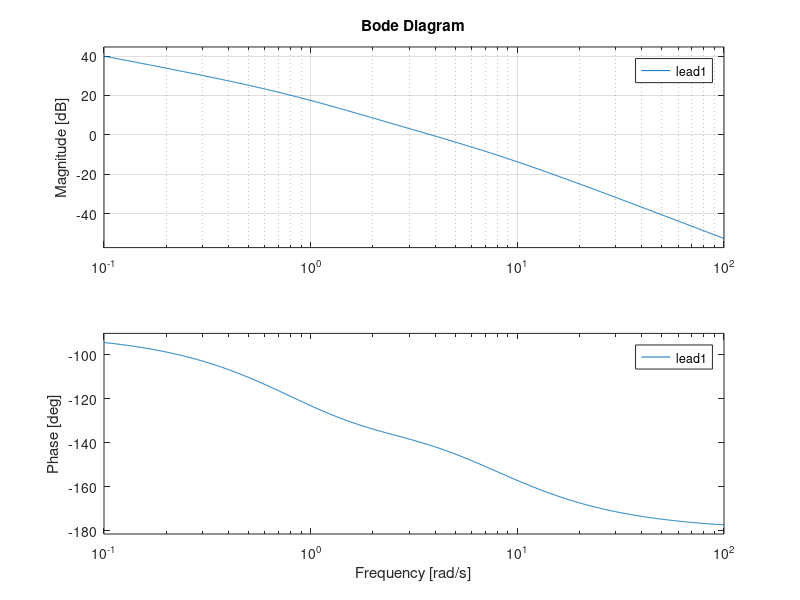
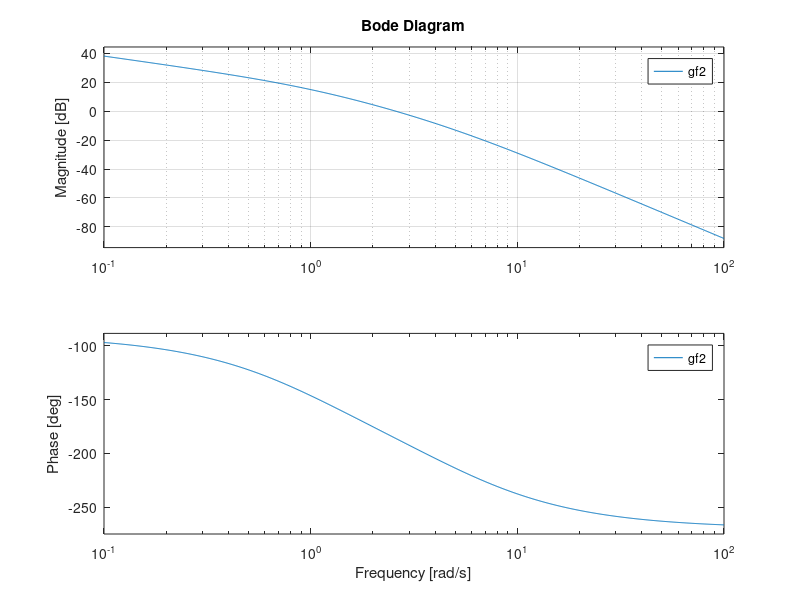
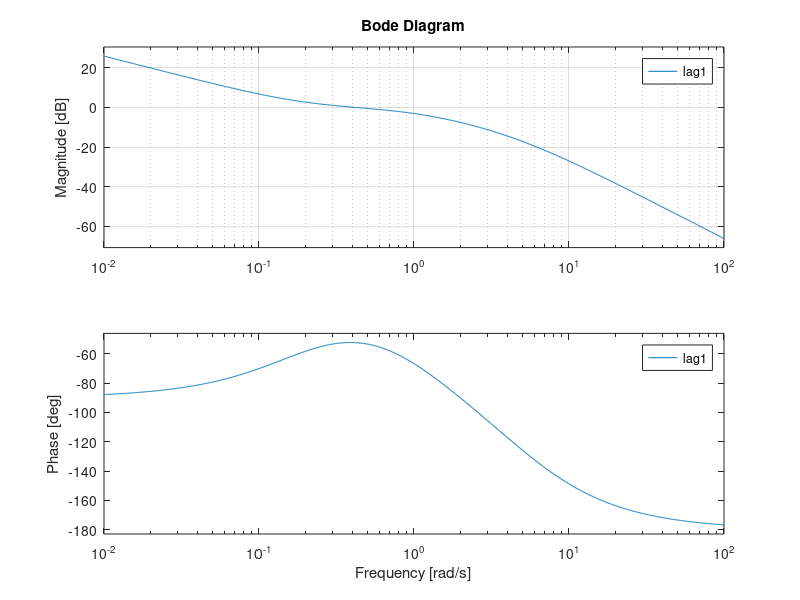
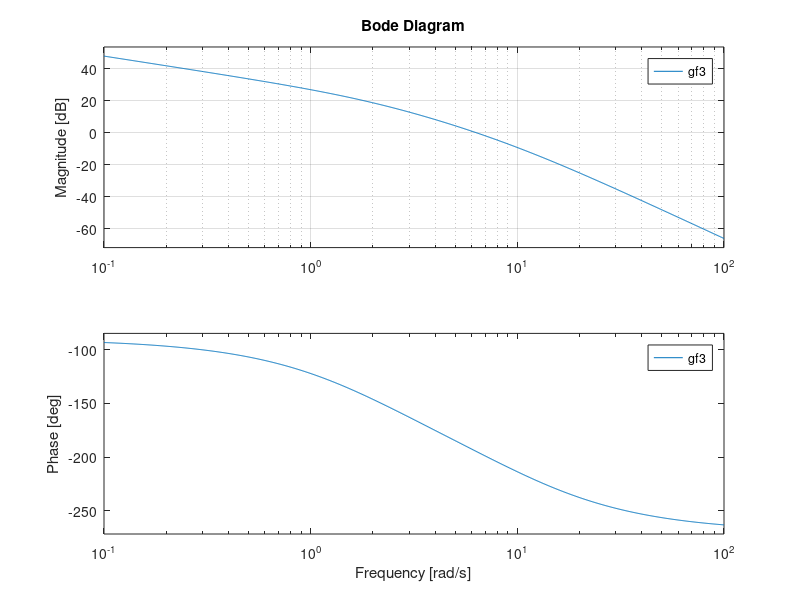

Recreate these plots in MATLAB, in order.
num1 = 10;
den1=[1 1 0];
gf1=tf(num1,den1);
bode(gf1),grid
figure(1)

num2 = [3.85 10];
den2=[0.162 1.162 1 0];
lead1=tf(num2,den2);
bode(lead1),grid
figure(2)

num3 = 40;
den3=[1 6 5 0];
gf2=tf(num3,den3);
bode(gf2),grid
figure(3)


num4 =[40 8];
den4=[8 48.2 41.2 0];
lag1=tf(num4,den4);
bode(lag1),grid
figure(4)


num5 = 25;
den5=[0.05 0.6 1 0];
gf3=tf(num5,den5);
bode(gf3),grid
figure(5)


num6 = [37.3 68.65 25];
den6=[0.0744 1.69745 11.1938 16.693 1 0];
laglead=tf(num6,den6);
bode(laglead),grid
figure(6)
